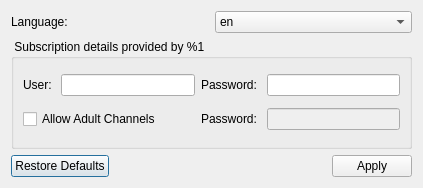
<?xml version="1.0" encoding="UTF-8"?>
<ui version="4.0">
 <class>QFTSettings</class>
 <widget class="QDialog" name="QFTSettings">
  <property name="geometry">
   <rect>
    <x>0</x>
    <y>0</y>
    <width>423</width>
    <height>188</height>
   </rect>
  </property>
  <property name="windowTitle">
   <string>Kartina.tv First Time Settings</string>
  </property>
  <property name="locale">
   <locale language="English" country="UnitedStates"/>
  </property>
  <layout class="QVBoxLayout" name="verticalLayout">
   <item>
    <layout class="QHBoxLayout" name="horizontalLayout">
     <item>
      <widget class="QLabel" name="label_10">
       <property name="text">
        <string>Language: </string>
       </property>
      </widget>
     </item>
     <item>
      <widget class="QComboBox" name="cbxLanguage">
       <property name="minimumSize">
        <size>
         <width>100</width>
         <height>0</height>
        </size>
       </property>
       <item>
        <property name="text">
         <string>en</string>
        </property>
        <property name="icon">
         <iconset resource="../vlc-record.qrc">
          <normaloff>:/flags/en</normaloff>:/flags/en</iconset>
        </property>
       </item>
       <item>
        <property name="text">
         <string>de</string>
        </property>
        <property name="icon">
         <iconset resource="../vlc-record.qrc">
          <normaloff>:/flags/de</normaloff>:/flags/de</iconset>
        </property>
       </item>
       <item>
        <property name="text">
         <string>ru</string>
        </property>
        <property name="icon">
         <iconset resource="../vlc-record.qrc">
          <normaloff>:/flags/ru</normaloff>:/flags/ru</iconset>
        </property>
       </item>
      </widget>
     </item>
    </layout>
   </item>
   <item>
    <widget class="QGroupBox" name="groupAccount">
     <property name="title">
      <string> Subscription details provided by %1 </string>
     </property>
     <layout class="QGridLayout" name="gridLayout_4">
      <item row="0" column="0">
       <widget class="QLabel" name="label_2">
        <property name="text">
         <string>User: </string>
        </property>
       </widget>
      </item>
      <item row="0" column="1">
       <widget class="QLineEdit" name="lineUsr"/>
      </item>
      <item row="0" column="2">
       <widget class="QLabel" name="label_4">
        <property name="text">
         <string>Password: </string>
        </property>
       </widget>
      </item>
      <item row="0" column="3">
       <widget class="QLineEdit" name="linePass">
        <property name="echoMode">
         <enum>QLineEdit::Password</enum>
        </property>
       </widget>
      </item>
      <item row="1" column="0" colspan="2">
       <widget class="QCheckBox" name="checkAdult">
        <property name="text">
         <string>Allow Adult Channels</string>
        </property>
       </widget>
      </item>
      <item row="1" column="2">
       <widget class="QLabel" name="label_14">
        <property name="text">
         <string>Password: </string>
        </property>
       </widget>
      </item>
      <item row="1" column="3">
       <widget class="QLineEdit" name="lineErosPass">
        <property name="enabled">
         <bool>false</bool>
        </property>
        <property name="echoMode">
         <enum>QLineEdit::Password</enum>
        </property>
       </widget>
      </item>
     </layout>
    </widget>
   </item>
   <item>
    <widget class="QDialogButtonBox" name="buttonBox">
     <property name="orientation">
      <enum>Qt::Horizontal</enum>
     </property>
     <property name="standardButtons">
      <set>QDialogButtonBox::Apply|QDialogButtonBox::RestoreDefaults</set>
     </property>
    </widget>
   </item>
  </layout>
 </widget>
 <resources>
  <include location="vlc-record.qrc"/>
 </resources>
 <connections>
  <connection>
   <sender>checkAdult</sender>
   <signal>toggled(bool)</signal>
   <receiver>lineErosPass</receiver>
   <slot>setEnabled(bool)</slot>
   <hints>
    <hint type="sourcelabel">
     <x>111</x>
     <y>110</y>
    </hint>
    <hint type="destinationlabel">
     <x>327</x>
     <y>108</y>
    </hint>
   </hints>
  </connection>
 </connections>
</ui>
